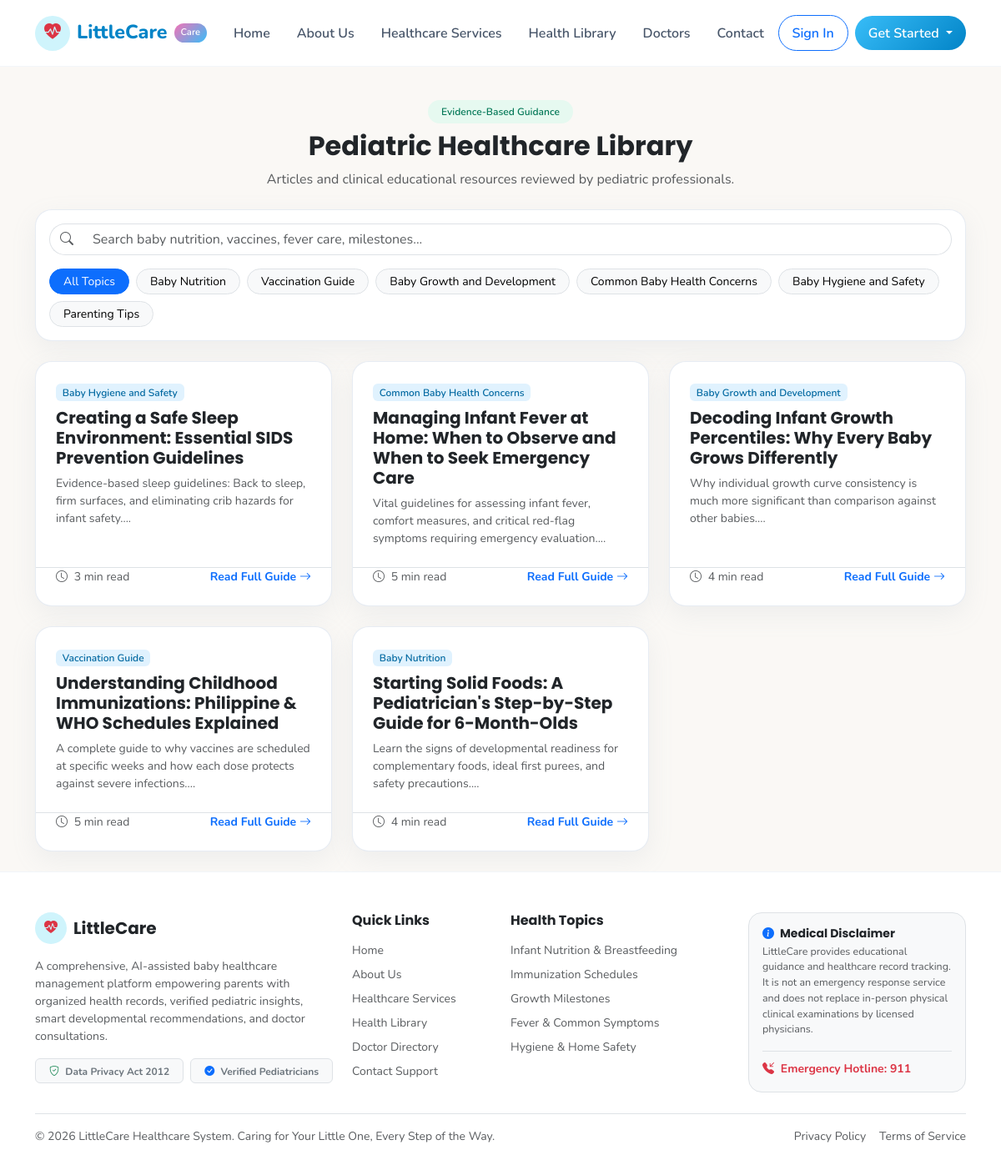
The app's page /articles/ with its own data.
### app/models/article.py (models this page shows, shortened)
class Article(db.Model):
    __tablename__ = 'articles'
    id = db.Column(db.Integer, primary_key=True)
    title = db.Column(db.String(220), nullable=False)
    slug = db.Column(db.String(250), unique=True, nullable=False, index=True)
    category = db.Column(db.String(100), nullable=False, index=True)
    short_description = db.Column(db.Text, nullable=False)
    content = db.Column(db.Text, nullable=False)
    featured_image = db.Column(db.String(255), default='default-article.jpg')
    author_name = db.Column(db.String(120), default='LittleCare Pediatric Team')
    medical_references = db.Column(db.Text, nullable=True)
    reading_time_minutes = db.Column(db.Integer, default=3)
    is_published = db.Column(db.Boolean, default=True)
    published_at = db.Column(db.DateTime, default=datetime.utcnow)
    created_at = db.Column(db.DateTime, default=datetime.utcnow)
    updated_at = db.Column(db.DateTime, default=datetime.utcnow, onupdate=datetime.utcnow)

### app/routes/articles.py (the view, shortened to what this page needs)
@articles_bp.route('/')
def index():
    search = request.args.get('q', '').strip()
    selected_category = request.args.get('category', '').strip()
    query = Article.query.filter_by(is_published=True)
    if selected_category:
        query = query.filter_by(category=selected_category)
    articles = query.order_by(Article.published_at.desc()).all()
    categories = [
        'Baby Nutrition',
        'Vaccination Guide',
        'Baby Growth and Development',
        'Common Baby Health Concerns',
        'Baby Hygiene and Safety',
        'Parenting Tips'
    ]
    return render_template(
        'articles/index.html',
        articles=articles,
        categories=categories,
        search=search,
        selected_category=selected_category
    )

### app/templates/articles/index.html (shortened to what this page needs)
{% extends "base.html" %}
{% block content %}
<div class="container py-4">
    <div class="text-center max-w-700 mx-auto mb-4">
        <span class="badge badge-mint px-3 py-2 rounded-pill mb-2">Evidence-Based Guidance</span>
        <h2 class="fw-bold text-dark">Pediatric Healthcare Library</h2>
        <p class="text-muted">Articles and clinical educational resources reviewed by pediatric professionals.</p>
    </div>
    <div class="lc-card p-3 mb-4">
        <form method="GET" action="{{ url_for('articles.index') }}" class="mb-3">
            <div class="input-group">
                <span class="input-group-text bg-white border-end-0 rounded-start-pill"><i class="bi bi-search text-muted"></i></span>
                <input type="text" name="q" class="form-control border-start-0 rounded-end-pill" placeholder="Search baby nutrition, vaccines, fever care, milestones..." value="{{ search }}">
            </div>
        </form>
        <div class="d-flex flex-wrap gap-2">
            <a href="{{ url_for('articles.index') }}" class="btn btn-sm rounded-pill px-3 {% if not selected_category %}btn-primary text-white{% else %}btn-light border{% endif %}">
                All Topics
            </a>
            {% for cat in categories %}
                <a href="{{ url_for('articles.index', category=cat) }}" class="btn btn-sm rounded-pill px-3 {% if selected_category == cat %}btn-primary text-white{% else %}btn-light border{% endif %}">
                    {{ cat }}
                </a>
            {% endfor %}
        </div>
    </div>
    {% if articles %}
        <div class="row g-4">
            {% for art in articles %}
                <div class="col-md-6 col-lg-4">
                    <div class="lc-card h-100 d-flex flex-column">
                        <div class="p-4 flex-grow-1">
                            <span class="badge badge-blue mb-2">{{ art.category }}</span>
                            <h5 class="fw-bold mb-2">
                                <a href="{{ url_for('articles.detail', slug=art.slug) }}" class="text-dark text-decoration-none">
                                    {{ art.title }}
                                </a>
                            </h5>
                            <p class="text-muted small mb-0">{{ art.short_description[:130] }}...</p>
                        </div>
                        <div class="p-4 pt-0 border-top mt-auto d-flex justify-content-between align-items-center small text-muted">
                            <span><i class="bi bi-clock me-1"></i> {{ art.reading_time_minutes }} min read</span>
                            <a href="{{ url_for('articles.detail', slug=art.slug) }}" class="fw-bold text-primary text-decoration-none">Read Full Guide <i class="bi bi-arrow-right"></i></a>
                        </div>
                    </div>
                </div>
            {% endfor %}
        </div>
    {% endif %}
</div>
{% endblock %}

### app/static/css/custom.css (style rules this page uses)
:root { --primary-pink: #f472b6; --primary-pink-soft: #fce7f3; --primary-pink-hover: #ec4899; --primary-blue: #38bdf8; --primary-blue-soft: #e0f2fe; --primary-blue-hover: #0284c7; --primary-mint: #34d399; --primary-mint-soft: #e6f9f0; --primary-mint-hover: #059669; --primary-yellow: #fbbf24; --primary-yellow-soft: #fef3c7; --bg-cream: #faf8f5; --bg-white: #ffffff; --text-dark: #1e293b; --text-muted: #64748b; --border-soft: #f1f5f9; --card-radius: 20px; --btn-radius: 50px; --shadow-soft: 0 10px 30px rgba(148, 163, 184, 0.12); --shadow-hover: 0 15px 35px rgba(148, 163, 184, 0.2); }
body { font-family: 'Nunito', 'Segoe UI', system-ui, -apple-system, sans-serif; background-color: var(--bg-cream); color: var(--text-dark); min-height: 100vh; display: flex; flex-direction: column; }
h1, h2, h3, h4, h5, h6 { font-family: 'Poppins', 'Nunito', sans-serif; font-weight: 700; color: #1e293b; }
.lc-card { background: var(--bg-white); border-radius: var(--card-radius); border: 1px solid rgba(226, 232, 240, 0.8); box-shadow: var(--shadow-soft); transition: transform 0.2s ease, box-shadow 0.2s ease; overflow: hidden; }
.badge-blue { background-color: var(--primary-blue-soft); color: #0369a1; font-weight: 600; }
.badge-mint { background-color: var(--primary-mint-soft); color: #047857; font-weight: 600; }

### records on screen
Article: category "Baby Hygiene and Safety", title "Creating a Safe Sleep Environment: Essential SIDS Prevention Guidelines", short_description "Evidence-based sleep guidelines: Back to sleep, firm surfaces, and eliminating crib hazards for infant safety.", reading_time_minutes "3"
Article: category "Common Baby Health Concerns", title "Managing Infant Fever at Home: When to Observe and When to Seek Emergency Care", short_description "Vital guidelines for assessing infant fever, comfort measures, and critical red-flag symptoms requiring emergency evaluation.", reading_time_minutes "5"
Article: category "Baby Growth and Development", title "Decoding Infant Growth Percentiles: Why Every Baby Grows Differently", short_description "Why individual growth curve consistency is much more significant than comparison against other babies.", reading_time_minutes "4"
Article: category "Vaccination Guide", title "Understanding Childhood Immunizations: Philippine & WHO Schedules Explained", short_description "A complete guide to why vaccines are scheduled at specific weeks and how each dose protects against severe infections.", reading_time_minutes "5"
Article: category "Baby Nutrition", title "Starting Solid Foods: A Pediatrician's Step-by-Step Guide for 6-Month-Olds", short_description "Learn the signs of developmental readiness for complementary foods, ideal first purees, and safety precautions.", reading_time_minutes "4"

### other values on screen
{{ cat }} "Baby Nutrition" "Vaccination Guide" "Baby Growth and Development" "Common Baby Health Concerns" "Baby Hygiene and Safety" "Parenting Tips"
